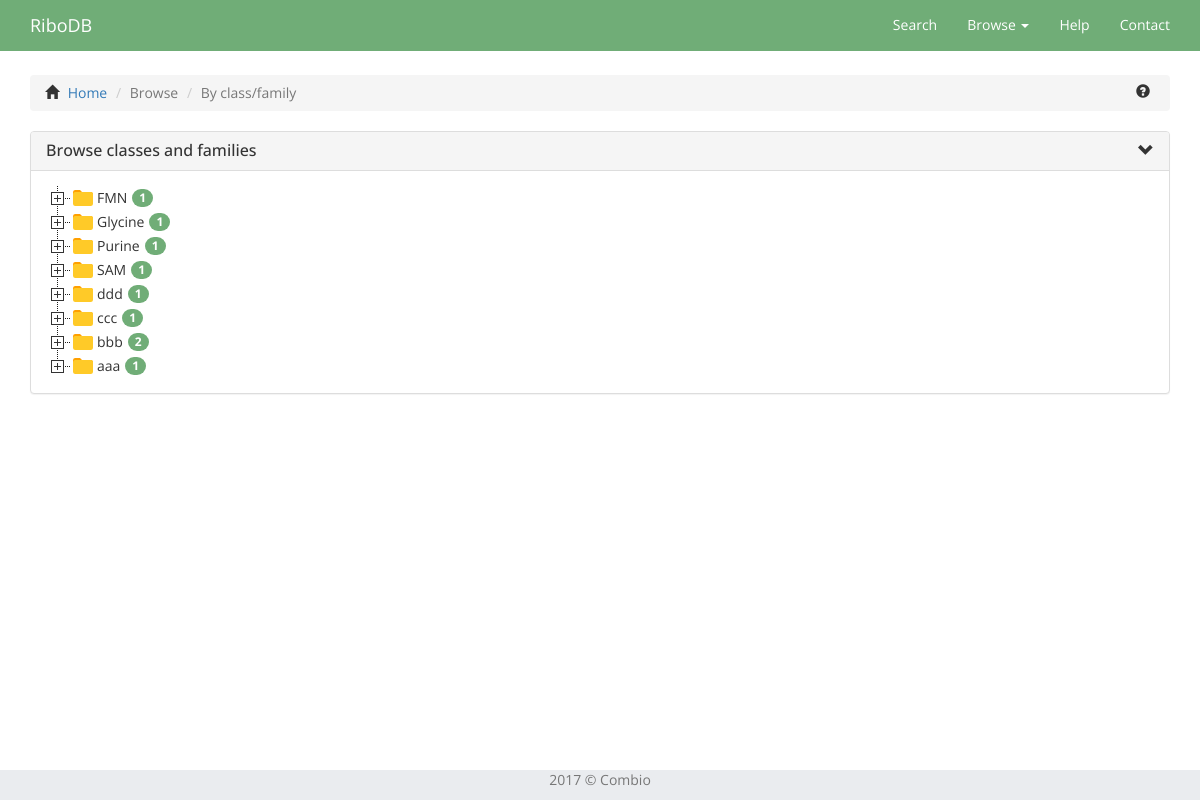
Page /browser/class/family on the committed database.
### database/models.py (models this page shows)
class RiboClass(models.Model):
	name = models.CharField('nazwa', max_length = 10, primary_key = True)
	description = models.TextField('opis')
	alignment = models.TextField('dopasowanie')
	ligands = models.ManyToManyField('Ligand')
	def __str__(self):
		return 'RCl: {} {} {} |{}|'.format(self.name, self.description, self.alignment, self.ligands.all())

### database/views.py (the view)
# urls.py: url(r'^browser/class/family$', views.class_family_browser, name="class_family_browser"),
def class_family_browser(request):
    result = []
    families = []
    class_list = RiboClass.objects.all()
    for i in RiboClass.objects.all():
        dic = {
            'name': None,
            'families': None,
        }
        dic['name'] = i.name
        for j in RiboFamily.objects.all():
            print(j)
            if j.ribo_class.name == i.name:
                families.append(j.name)
            dic['families'] = families
        families = []
        result.append(dic.copy())
    context = {
        'result': result,
    }
    print(context['result'])
    return render(request, 'database/class_family_browser.html', context)

### database/models.py (called while the page is built)
	def __str__(self):
		return 'RFam: {} {} {} |{}|'.format(self.name, self.description, self.alignment, self.ribo_class)#, self.structure3D.all())

	def __str__(self):
		return 'LiC: {} {}'.format(self.name, self.description)

	def __str__(self):
		return 'Li: |{}| {} {} {}'.format(self.ligand_class, self.name, self.description, self.image_name)

### database/templates/database/class_family_browser.html (shortened to what this page needs)
{% extends 'database/base.html' %}
{% load static %}
{% block css_plugins %}
<link href="{% static "database/plugins/jstree/themes/default/style_jstree.css" %}" rel="stylesheet">
{% endblock %}
{% block content %}
<div class="container">
  <div class="bs-example">
      <ul class="breadcrumb">
        <span class="glyphicon glyphicon-home"></span>
          <li><a href="{% url 'database:index' %}" id="test">Home</a></li>
          <li class="active">Browse</li>
          <li class="active">By class/family</li>
          <span data-toggle="popover" class="glyphicon glyphicon-question-sign glyphicon-help pull-right" title="Class/family browser" data-content="This part of browsing lets you to find riboswitches for specifi classes and families. The number next to a class name represents the number of families for this class." data-trigger="hover" data-placement="left"></span>
      </ul>
  </div>
  <div class="panel panel-default panel-no-margin">
      <div class="panel-heading">
          <h4 class="panel-title">
              <a data-toggle="collapse" data-parent="#accordion" href="#filterPanel">Browse classes and families</a>
              <span class="pull-right panel-collapse-clickable" data-toggle="collapse" data-parent="#accordion" href="#filterPanel">
                  <i class="glyphicon glyphicon-chevron-down"></i>
              </span>
          </h4>
      </div>
      <div id="filterPanel" class="panel-collapse collapse in">
          <div class="panel-body">
                <div id="jstree-class">
                  <ul>
                    {% for class in result %}
                      <li>{{ class.name }}
                        <span class="badge progress-bar-success">
                          {{ class.families|length }}
                        </span>
                      </li>
                    {% endfor %}
                  </ul>
                </div>
          </div>
      </div>
  </div>
</div>
{% endblock %}

### database/static/database/css/custom.css (style rules this page uses)
html { height: 100%; }
body { padding-top: 60px; height: 100%; font-family: 'Open Sans', sans-serif !important; }
.badge.progress-bar-success { background-color: #70ad77 !important; float: right; margin-top: 3px; margin-left: 5px; }
.breadcrumb { margin-top: 15px !important; }
.glyphicon-help { margin-right: 5px; }
.glyphicon-home { margin-right: 5px; }
.panel-collapse-clickable { cursor: pointer; }
.panel.panel-default { margin-right: 12px; margin-bottom: 12px; }
.panel-no-margin { margin-right: 0 !important; margin-bottom: 0 !important; }

### rows in the picture
RiboClass: name "FMN"
RiboClass: name "Glycine"
RiboClass: name "Purine"
RiboClass: name "SAM"
RiboClass: name "ddd"
RiboClass: name "ccc"
RiboClass: name "bbb"
RiboClass: name "aaa"

### other values in the picture
{{ class.families|length }} "1" "1" "1" "1" "1" "1" "2" "1"
